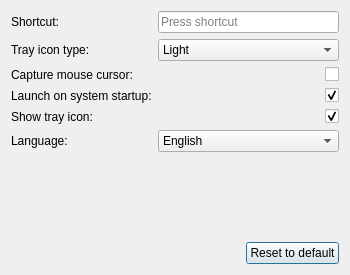
<?xml version="1.0" encoding="UTF-8"?>
<ui version="4.0">
 <class>SettingsDialog</class>
 <widget class="QDialog" name="SettingsDialog">
  <property name="geometry">
   <rect>
    <x>0</x>
    <y>0</y>
    <width>350</width>
    <height>275</height>
   </rect>
  </property>
  <property name="minimumSize">
   <size>
    <width>350</width>
    <height>0</height>
   </size>
  </property>
  <property name="maximumSize">
   <size>
    <width>16777215</width>
    <height>16777215</height>
   </size>
  </property>
  <property name="windowTitle">
   <string>Settings</string>
  </property>
  <layout class="QGridLayout" name="gridLayout">
   <item row="0" column="0">
    <widget class="QLabel" name="shortcutLabel">
     <property name="text">
      <string>Shortcut:</string>
     </property>
    </widget>
   </item>
   <item row="1" column="1" colspan="2">
    <widget class="QComboBox" name="trayIconComboBox">
     <property name="maximumSize">
      <size>
       <width>16777215</width>
       <height>16777215</height>
      </size>
     </property>
     <property name="currentIndex">
      <number>1</number>
     </property>
     <item>
      <property name="text">
       <string>Normal</string>
      </property>
      <property name="icon">
       <iconset resource="resources.qrc">
        <normaloff>:/images/trayIconNormal</normaloff>:/images/trayIconNormal</iconset>
      </property>
     </item>
     <item>
      <property name="text">
       <string>Light</string>
      </property>
      <property name="icon">
       <iconset resource="resources.qrc">
        <normaloff>:/images/trayIconLight</normaloff>:/images/trayIconLight</iconset>
      </property>
     </item>
     <item>
      <property name="text">
       <string>Dark</string>
      </property>
      <property name="icon">
       <iconset resource="resources.qrc">
        <normaloff>:/images/trayIconDark</normaloff>:/images/trayIconDark</iconset>
      </property>
     </item>
    </widget>
   </item>
   <item row="1" column="0">
    <widget class="QLabel" name="trayIconLabel">
     <property name="text">
      <string>Tray icon type:</string>
     </property>
    </widget>
   </item>
   <item row="4" column="0">
    <widget class="QLabel" name="showTrayIconLabel">
     <property name="text">
      <string>Show tray icon:</string>
     </property>
    </widget>
   </item>
   <item row="3" column="1" colspan="2">
    <widget class="QCheckBox" name="launchOnSystemStartupCheckBox">
     <property name="maximumSize">
      <size>
       <width>16777215</width>
       <height>16777215</height>
      </size>
     </property>
     <property name="layoutDirection">
      <enum>Qt::RightToLeft</enum>
     </property>
     <property name="text">
      <string/>
     </property>
     <property name="checked">
      <bool>true</bool>
     </property>
    </widget>
   </item>
   <item row="4" column="1" colspan="2">
    <widget class="QCheckBox" name="showTrayIconCheckBox">
     <property name="maximumSize">
      <size>
       <width>16777215</width>
       <height>16777215</height>
      </size>
     </property>
     <property name="layoutDirection">
      <enum>Qt::RightToLeft</enum>
     </property>
     <property name="text">
      <string/>
     </property>
     <property name="checked">
      <bool>true</bool>
     </property>
    </widget>
   </item>
   <item row="2" column="1" colspan="2">
    <widget class="QCheckBox" name="captureMouseCursorCheckBox">
     <property name="layoutDirection">
      <enum>Qt::RightToLeft</enum>
     </property>
     <property name="text">
      <string/>
     </property>
    </widget>
   </item>
   <item row="0" column="1" colspan="2">
    <widget class="KeySequenceEdit" name="keySequenceEdit">
     <property name="minimumSize">
      <size>
       <width>0</width>
       <height>0</height>
      </size>
     </property>
     <property name="maximumSize">
      <size>
       <width>16777215</width>
       <height>16777215</height>
      </size>
     </property>
     <property name="keySequence">
      <string/>
     </property>
    </widget>
   </item>
   <item row="2" column="0">
    <widget class="QLabel" name="captureMouseCursorLabel">
     <property name="text">
      <string>Capture mouse cursor:</string>
     </property>
    </widget>
   </item>
   <item row="3" column="0">
    <widget class="QLabel" name="launchOnSystemStartupLabel">
     <property name="text">
      <string>Launch on system startup:</string>
     </property>
    </widget>
   </item>
   <item row="7" column="0" colspan="3">
    <spacer name="verticalSpacer">
     <property name="orientation">
      <enum>Qt::Vertical</enum>
     </property>
     <property name="sizeHint" stdset="0">
      <size>
       <width>20</width>
       <height>40</height>
      </size>
     </property>
    </spacer>
   </item>
   <item row="8" column="0" colspan="3">
    <layout class="QHBoxLayout" name="horizontalLayout">
     <item>
      <spacer name="horizontalSpacer">
       <property name="orientation">
        <enum>Qt::Horizontal</enum>
       </property>
       <property name="sizeHint" stdset="0">
        <size>
         <width>40</width>
         <height>20</height>
        </size>
       </property>
      </spacer>
     </item>
     <item>
      <widget class="QPushButton" name="resetToDefaultsButton">
       <property name="text">
        <string>Reset to default</string>
       </property>
      </widget>
     </item>
    </layout>
   </item>
   <item row="5" column="0">
    <widget class="QLabel" name="languageLabel">
     <property name="text">
      <string>Language:</string>
     </property>
    </widget>
   </item>
   <item row="5" column="1" colspan="2">
    <widget class="QComboBox" name="languageComboBox">
     <item>
      <property name="text">
       <string>English</string>
      </property>
     </item>
     <item>
      <property name="text">
       <string>Romanian</string>
      </property>
     </item>
    </widget>
   </item>
  </layout>
 </widget>
 <customwidgets>
  <customwidget>
   <class>KeySequenceEdit</class>
   <extends>QKeySequenceEdit</extends>
   <header>keysequenceedit.h</header>
  </customwidget>
 </customwidgets>
 <resources>
  <include location="resources.qrc"/>
 </resources>
 <connections/>
</ui>
